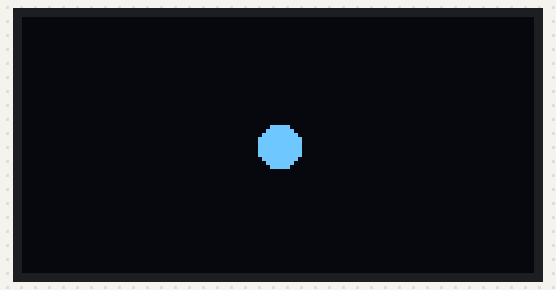
Bench run of a sketch on a simulated Arduino Uno, built with avr-gcc and run on an emulated ATmega328P. Parts: 128×64 one-colour display.

Above: at 0.06 s.
At 4.96 s:
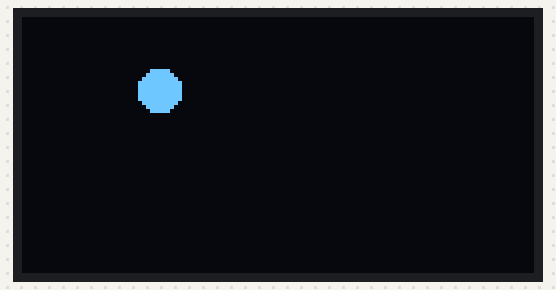
At 9.99 s:
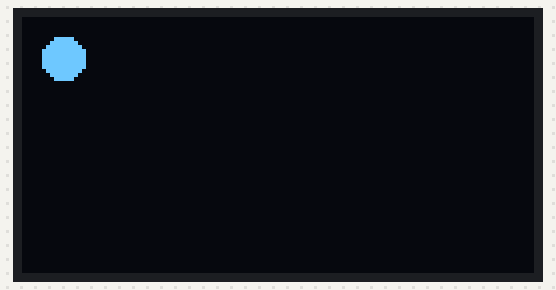
At 19.92 s:
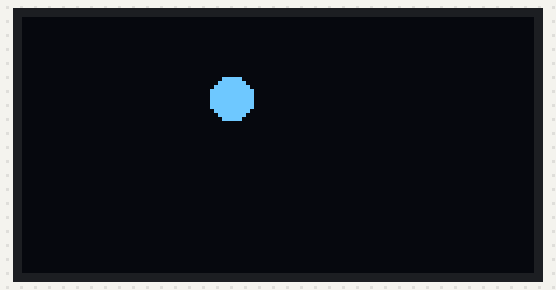
At 29.84 s:
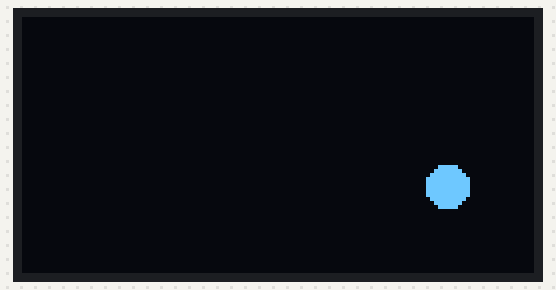
At 39.91 s:
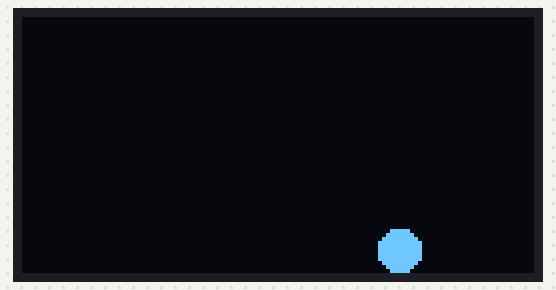

The sketch:

ball.ino
```cpp
#include <Wire.h>
#include <Adafruit_GFX.h>
#include <Adafruit_SSD1306.h>

#define SCREEN_WIDTH 128
#define SCREEN_HEIGHT 64
#define OLED_RESET    -1
#define SCREEN_ADDRESS 0x3C

Adafruit_SSD1306 display(SCREEN_WIDTH, SCREEN_HEIGHT, &Wire, OLED_RESET);

int ballX = 64, ballY = 32;
int speedX = 2, speedY = 2;
int radius = 5;

void setup() {
    Wire.begin();
    if (!display.begin(SSD1306_SWITCHCAPVCC, SCREEN_ADDRESS)) {
        for (;;);
    }
    display.clearDisplay();
}

void loop() {
    display.clearDisplay();

    // วาดลูกบอล
    display.fillCircle(ballX, ballY, radius, SSD1306_WHITE);
    display.display();

    // อัปเดตตำแหน่ง
    ballX += speedX;
    ballY += speedY;

    // เด้งเมื่อชนขอบ
    if (ballX - radius <= 0 || ballX + radius >= SCREEN_WIDTH) speedX = -speedX;
    if (ballY - radius <= 0 || ballY + radius >= SCREEN_HEIGHT) speedY = -speedY;

    delay(20);
}
```
